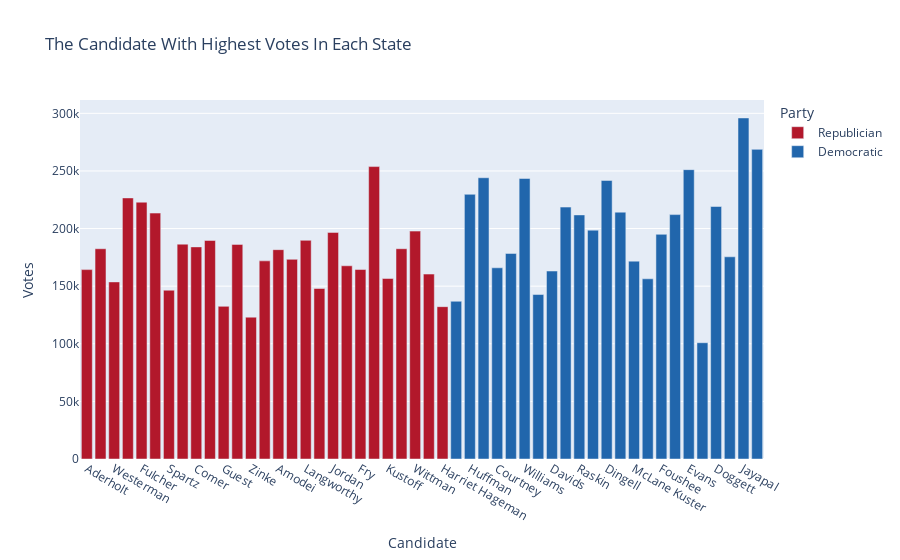

Write notebook code for a chart like this one.
### Code cell
#extra features:
win_dff = df[df['Elected'] == True]
win_dff.loc[win_dff['State'] == 'Missouri', 'Candidate'] = 'Missouri Smith'
win_dff.loc[win_dff['State'] == 'Nebraska', 'Candidate'] = 'Nebraska Smith'
win_dff.loc[win_dff['State'] == 'New Jersey', 'Candidate'] = 'New Jersey Smith'
win_dff_grouped = win_dff.groupby('State').apply(lambda x: x.loc[x['Votes'].idxmax()])
win_dff_party = win_dff_grouped[['State','Candidate', 'Party', 'Votes']]
bar_chart3 = px.bar(win_dff_party, x='Candidate', y='Votes',hover_name='Candidate',hover_data=['State'],color= 'Party',
                    color_discrete_map={'Republician': 'rgb(178,24,43)','Democratic': 'rgb(33,102,172)'},title='The Candidate With Highest Votes In Each State')
bar_chart3

### Figure 1 — Plotly figure (JSON) as saved in the notebook; plotly's stock layout.template omitted (floating-point values rounded to 4 significant figures)
{"data": [{"alignmentgroup": "True", "customdata": [["Alabama"], ["Arizona"], ["Arkansas"], ["Florida"], ["Idaho"], ["Illinois"], ["Indiana"], ["Iowa"], ["Kentucky"], ["Louisiana"], ["Mississippi"], ["Missouri"], ["Montana"], ["Nebraska"], ["Nevada"], ["New Jersey"], ["New York"], ["North Dakota"], ["Ohio"], ["Oklahoma"], ["South Carolina"], ["South Dakota"], ["Tennessee"], ["Utah"], ["Virginia"], ["West Virginia"], ["Wyoming"]], "hovertemplate": "<b>%{hovertext}</b><br><br>Party=Republician<br>Candidate=%{x}<br>Votes=%{y}<br>State=%{customdata[0]}<extra></extra>", "hovertext": ["Aderholt", "Biggs", "Westerman", "Bilirakis", "Fulcher", "Bost", "Spartz", "Feenstra", "Comer", "Graves", "Guest", "Missouri Smith", "Zinke", "Nebraska Smith", "Amodei", "New Jersey Smith", "Langworthy", "Kelly Armstrong", "Jordan", "Brecheen", "Fry", "Dusty Johnson", "Kustoff", "Curtis", "Wittman", "Mooney", "Harriet Hageman"], "legendgroup": "Republician", "marker": {"color": "rgb(178,24,43)", "pattern": {"shape": ""}}, "name": "Republician", "offsetgroup": "Republician", "orientation": "v", "showlegend": true, "textposition": "auto", "type": "bar", "x": ["Aderholt", "Biggs", "Westerman", "Bilirakis", "Fulcher", "Bost", "Spartz", "Feenstra", "Comer", "Graves", "Guest", "Missouri Smith", "Zinke", "Nebraska Smith", "Amodei", "New Jersey Smith", "Langworthy", "Kelly Armstrong", "Jordan", "Brecheen", "Fry", "Dusty Johnson", "Kustoff", "Curtis", "Wittman", "Mooney", "Harriet Hageman"], "xaxis": "x", "y": [164371, 182464, 153694, 226579, 222891, 213438, 146496, 186467, 184103, 189684, 132481, 186259, 123102, 171967, 181689, 173288, 189790, 147980, 196655, 167687, 164440, 253786, 156628, 182497, 197789, 160493, 132215], "yaxis": "y"}, {"alignmentgroup": "True", "customdata": [["Alaska"], ["California"], ["Colorado"], ["Connecticut"], ["Delaware"], ["Georgia"], ["Hawaii"], ["Kansas"], ["Maine"], ["Maryland"], ["Massachusetts"], ["Michigan"], ["Minnesota"], ["New Hampshire"], ["New Mexico"], ["North Carolina"], ["Oregon"], ["Pennsylvania"], ["Rhode Island"], ["Texas"], ["Vermont"], ["Washington"], ["Wisconsin"]], "hovertemplate": "<b>%{hovertext}</b><br><br>Party=Democratic<br>Candidate=%{x}<br>Votes=%{y}<br>State=%{customdata[0]}<extra></extra>", "hovertext": ["Mary Peltola", "Huffman", "Neguse", "Courtney", "Lisa Rochester", "Williams", "Case", "Davids", "Pingree", "Raskin", "Clark", "Dingell", "Omar", "McLane Kuster", "Stansbury", "Foushee", "Blumenauer", "Evans", "Magaziner", "Doggett", "Becca Balint", "Jayapal", "Pocan"], "legendgroup": "Democratic", "marker": {"color": "rgb(33,102,172)", "pattern": {"shape": ""}}, "name": "Democratic", "offsetgroup": "Democratic", "orientation": "v", "showlegend": true, "textposition": "auto", "type": "bar", "x": ["Mary Peltola", "Huffman", "Neguse", "Courtney", "Lisa Rochester", "Williams", "Case", "Davids", "Pingree", "Raskin", "Clark", "Dingell", "Omar", "McLane Kuster", "Stansbury", "Foushee", "Blumenauer", "Evans", "Magaziner", "Doggett", "Becca Balint", "Jayapal", "Pocan"], "xaxis": "x", "y": [136893, 229720, 244107, 165947, 178416, 243471, 142742, 163138, 218630, 211842, 198617, 241763, 214224, 171733, 156386, 194983, 212119, 251116, 100919, 219149, 175484, 295998, 268740], "yaxis": "y"}], "layout": {"barmode": "relative", "legend": {"title": {"text": "Party"}, "tracegroupgap": 0}, "title": {"text": "The Candidate With Highest Votes In Each State"}, "xaxis": {"anchor": "y", "domain": [0, 1], "title": {"text": "Candidate"}}, "yaxis": {"anchor": "x", "domain": [0, 1], "title": {"text": "Votes"}}}}
